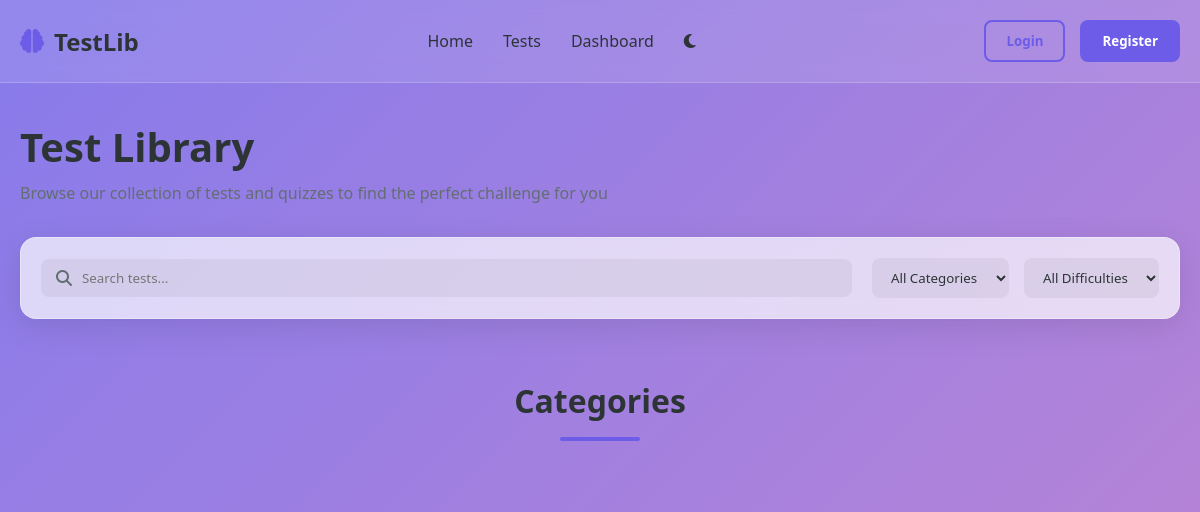
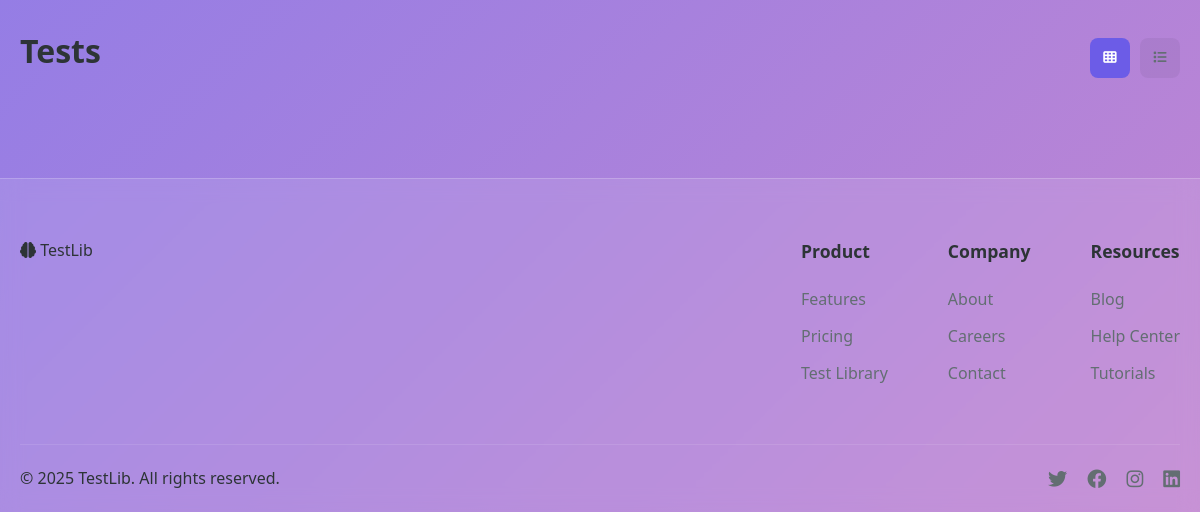
Page /tests on the earlier database version (2 pictures, top to bottom).
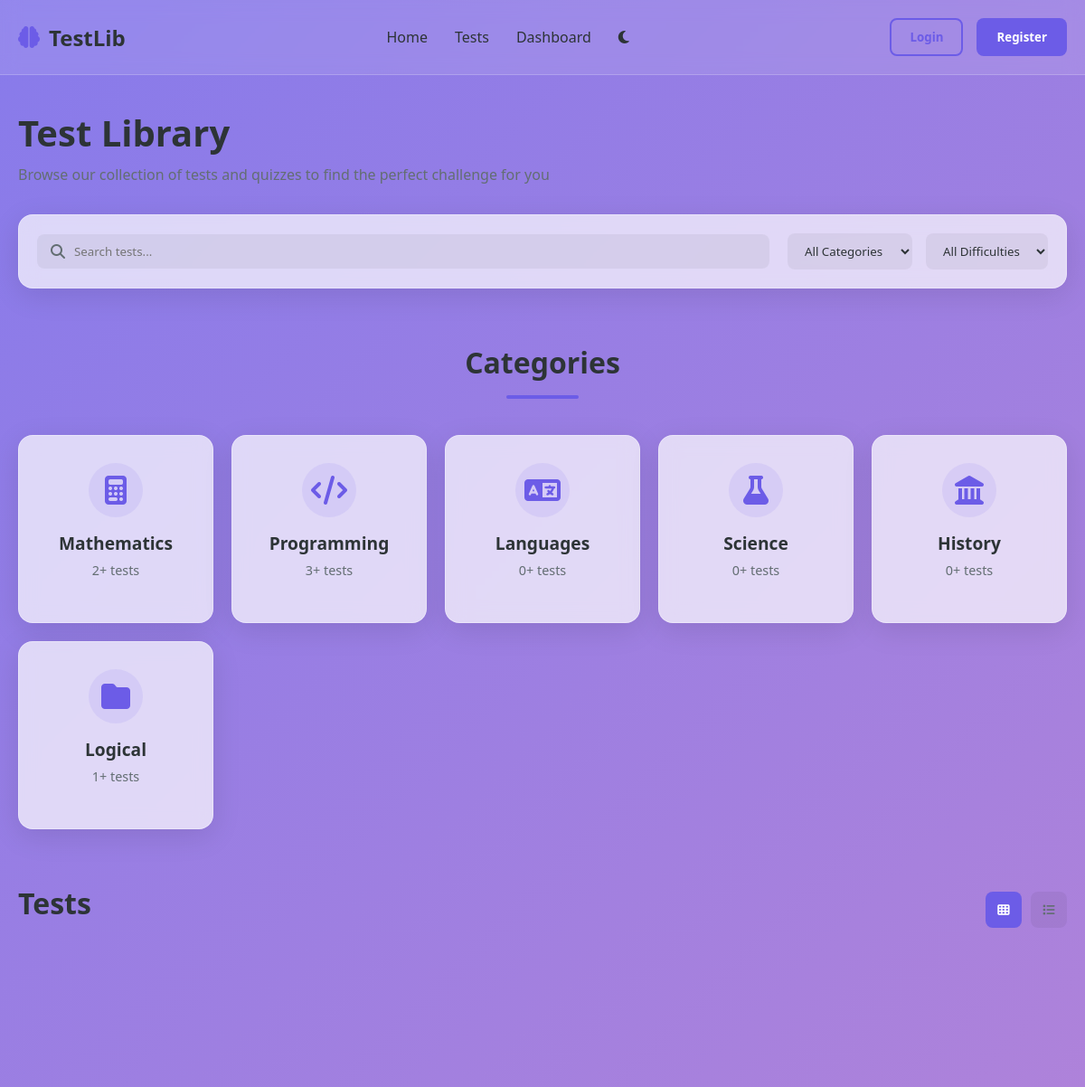
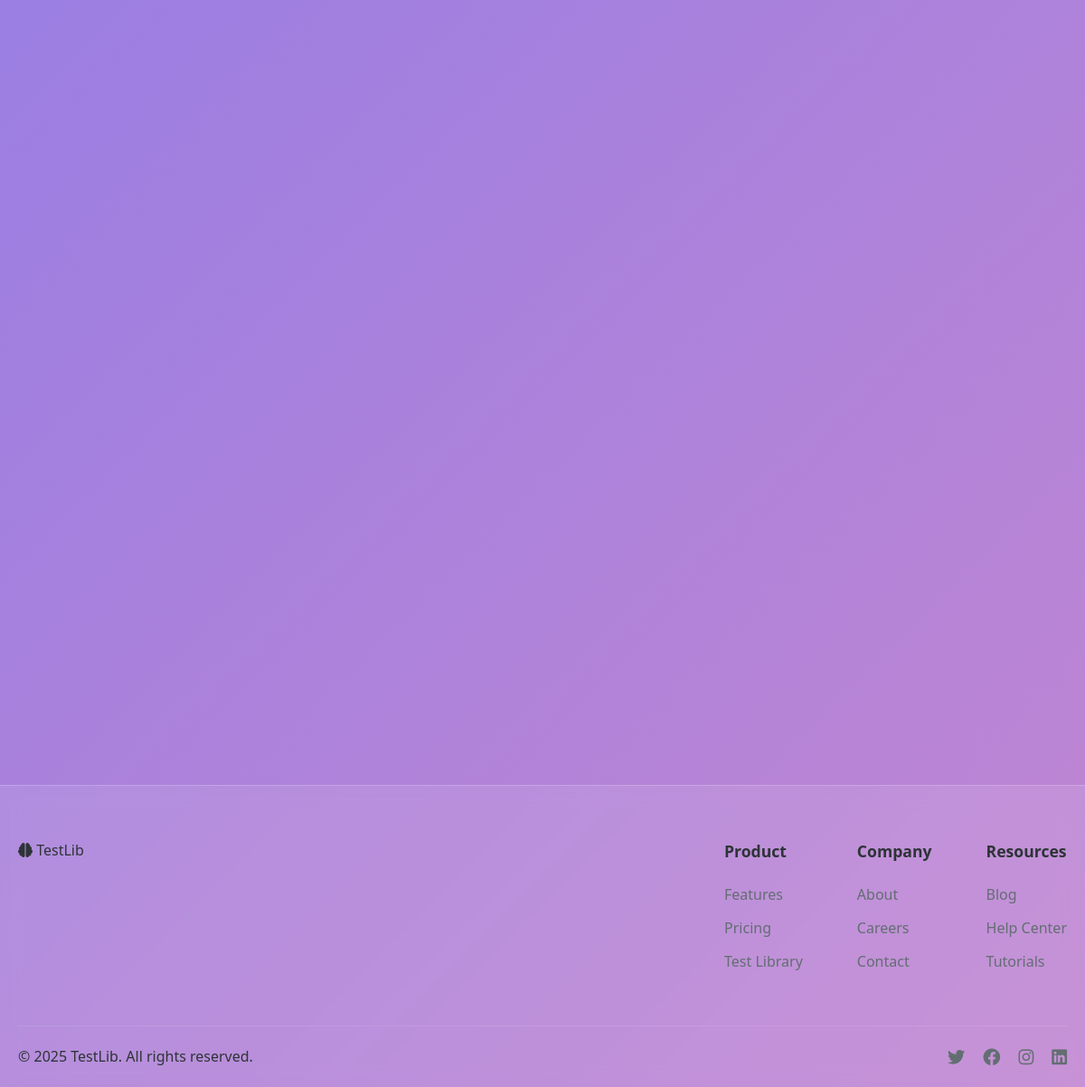
Same page on the later database version (2 pictures, top to bottom).
### main/models.py (models this page shows, shortened)
class Category(models.Model):
    name = models.CharField(max_length=50, unique=True)
    icon_class = models.CharField(max_length=100, default='fa fa-folder' ) # masalan: 'fa fa-code'
    class Meta:
        verbose_name = 'category'
        verbose_name_plural = 'categories'
    def test_count(self):
        return self.tests.count()

### main/views.py (the view)
# urls.py: path('tests', TestsView.as_view(), name='tests'),
class TestsView(View):
    def get(self, request):
        tests = Test.objects.all()
        categories = Category.objects.all()
        q = request.GET.get('q')
        category_id = request.GET.get('category')
        difficulty = request.GET.get('difficulty')
        if q:
            tests = tests.filter(title__icontains=q)
        if category_id:
            try:
                tests = tests.filter(category__id=int(category_id))
            except ValueError:
                pass
        if difficulty:
            tests = tests.filter(difficulty=difficulty)
        saved_tests = []
        if request.user.is_authenticated:
            saved_tests = list(SavedTest.objects.filter(user=request.user).values_list('test_id', flat=True))
        context = {
            'tests': tests,
            'categories': categories,
            'saved_tests': saved_tests,
        }
        print(saved_tests)
        return render(request, 'main/tests.html', context=context)

### main/models.py (called while the page is built)
    def question_count(self):
        return self.questions.count()

### main/templatetags/duration_filters.py (called while the page is built)
@register.filter
def duration_in_minutes(value):
    try:
        return int(value.total_seconds() // 60)
    except:
        return 0

### main/views.py (called while the page is built)
def get_today(request):
    today = datetime.date(datetime.today())
    return {'today': today}

### templates/main/tests.html (shortened to what this page needs)
{% extends 'base.html' %}
{% load static %}
{% load duration_filters %}
{% block content %}
    <main class="container">
        <section class="tests-header">
            <h1>Test Library</h1>
            <p>Browse our collection of tests and quizzes to find the perfect challenge for you</p>
            <form method="get" action="{% url 'main:tests' %}" class="search-filter glass-card">
                <div class="search-box">
                    <i class="fas fa-search"></i>
                    <input type="text" name="q" placeholder="Search tests..." value="{{ request.GET.q }}">
                </div>
                <div class="filter-options">
                    <select name="category" id="category-filter" onchange="this.form.submit()">
                        <option value="">All Categories</option>
                    </select>
                    <select name="difficulty" id="difficulty-filter" onchange="this.form.submit()">
                        <option value="">All Difficulties</option>
                    </select>
                </div>
            </form>
        </section>
        <section class="test-categories">
            <h2 class="section-title">Categories</h2>
            <div class="category-cards">
                {% for ctg in categories %}
                    <div class="category-card glass-card" data-category="programming">
                        <div class="category-icon">
                            <a href="{% url 'main:category' ctg.name %}"><i class="{{ ctg.icon_class }}"></i></a>
                        </div>
                        <h3>{{ ctg.name }}</h3>
                        <p>{{ ctg.test_count }}+ tests</p>
                    </div>
                {% endfor %}
            </div>
        </section>
        <section class="test-library">
            <div class="library-header">
                <h2>Tests</h2>
                <div class="view-options">
                    <button class="view-btn active" data-view="grid">
                        <i class="fas fa-th"></i>
                    </button>
                    <button class="view-btn" data-view="list">
                        <i class="fas fa-list"></i>
                    </button>
                </div>
            </div>
            <div class="test-grid" id="test-view">
            </div>
        </section>
    </main>
{% endblock content %}

Differences in the rows shown:
added Category: name "Mathematics", test_count "2"
added Category: name "Programming", test_count "3"
added Category: name "Languages", test_count "0"
added Category: name "Science", test_count "0"
added Category: name "History", test_count "0"
added Category: name "Logical", test_count "1"
